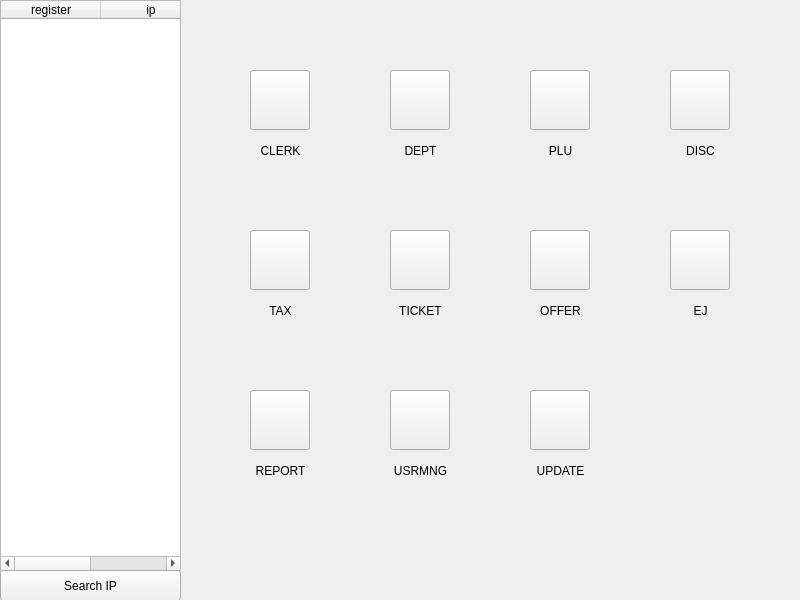
<?xml version="1.0" encoding="UTF-8"?>
<ui version="4.0">
 <class>ECRManIV_NET</class>
 <widget class="QWidget" name="ECRManIV_NET">
  <property name="geometry">
   <rect>
    <x>0</x>
    <y>0</y>
    <width>800</width>
    <height>600</height>
   </rect>
  </property>
  <property name="windowTitle">
   <string>ECRManIV_NET</string>
  </property>
  <widget class="QStackedWidget" name="stackedWidget">
   <property name="geometry">
    <rect>
     <x>200</x>
     <y>0</y>
     <width>601</width>
     <height>601</height>
    </rect>
   </property>
   <property name="styleSheet">
    <string notr="true"/>
   </property>
   <widget class="QWidget" name="menu">
    <widget class="QPushButton" name="clerk">
     <property name="geometry">
      <rect>
       <x>50</x>
       <y>70</y>
       <width>60</width>
       <height>60</height>
      </rect>
     </property>
     <property name="styleSheet">
      <string notr="true">border-image: url(:/images/icons/clerk.png);</string>
     </property>
     <property name="text">
      <string/>
     </property>
     <property name="iconSize">
      <size>
       <width>48</width>
       <height>48</height>
      </size>
     </property>
    </widget>
    <widget class="QPushButton" name="dept">
     <property name="geometry">
      <rect>
       <x>190</x>
       <y>70</y>
       <width>60</width>
       <height>60</height>
      </rect>
     </property>
     <property name="styleSheet">
      <string notr="true">border-image: url(:/images/icons/dept.png);</string>
     </property>
     <property name="text">
      <string/>
     </property>
    </widget>
    <widget class="QPushButton" name="plu">
     <property name="geometry">
      <rect>
       <x>330</x>
       <y>70</y>
       <width>60</width>
       <height>60</height>
      </rect>
     </property>
     <property name="styleSheet">
      <string notr="true">border-image: url(:/images/icons/plu.png);</string>
     </property>
     <property name="text">
      <string/>
     </property>
    </widget>
    <widget class="QPushButton" name="disc">
     <property name="geometry">
      <rect>
       <x>470</x>
       <y>70</y>
       <width>60</width>
       <height>60</height>
      </rect>
     </property>
     <property name="styleSheet">
      <string notr="true">border-image: url(:/images/icons/disc.png);</string>
     </property>
     <property name="text">
      <string/>
     </property>
    </widget>
    <widget class="QPushButton" name="zport">
     <property name="geometry">
      <rect>
       <x>50</x>
       <y>390</y>
       <width>60</width>
       <height>60</height>
      </rect>
     </property>
     <property name="styleSheet">
      <string notr="true">border-image: url(:/images/icons/print.png);</string>
     </property>
     <property name="text">
      <string/>
     </property>
    </widget>
    <widget class="QLabel" name="label_clerk">
     <property name="geometry">
      <rect>
       <x>50</x>
       <y>140</y>
       <width>61</width>
       <height>21</height>
      </rect>
     </property>
     <property name="layoutDirection">
      <enum>Qt::LeftToRight</enum>
     </property>
     <property name="text">
      <string>CLERK</string>
     </property>
     <property name="alignment">
      <set>Qt::AlignCenter</set>
     </property>
     <property name="wordWrap">
      <bool>false</bool>
     </property>
    </widget>
    <widget class="QLabel" name="label_dept">
     <property name="geometry">
      <rect>
       <x>190</x>
       <y>140</y>
       <width>61</width>
       <height>21</height>
      </rect>
     </property>
     <property name="layoutDirection">
      <enum>Qt::LeftToRight</enum>
     </property>
     <property name="text">
      <string>DEPT</string>
     </property>
     <property name="alignment">
      <set>Qt::AlignCenter</set>
     </property>
     <property name="wordWrap">
      <bool>false</bool>
     </property>
    </widget>
    <widget class="QLabel" name="label_plu">
     <property name="geometry">
      <rect>
       <x>330</x>
       <y>140</y>
       <width>61</width>
       <height>21</height>
      </rect>
     </property>
     <property name="layoutDirection">
      <enum>Qt::LeftToRight</enum>
     </property>
     <property name="text">
      <string>PLU</string>
     </property>
     <property name="alignment">
      <set>Qt::AlignCenter</set>
     </property>
     <property name="wordWrap">
      <bool>false</bool>
     </property>
    </widget>
    <widget class="QLabel" name="label_disc">
     <property name="geometry">
      <rect>
       <x>470</x>
       <y>140</y>
       <width>61</width>
       <height>21</height>
      </rect>
     </property>
     <property name="layoutDirection">
      <enum>Qt::LeftToRight</enum>
     </property>
     <property name="text">
      <string>DISC</string>
     </property>
     <property name="alignment">
      <set>Qt::AlignCenter</set>
     </property>
     <property name="wordWrap">
      <bool>false</bool>
     </property>
    </widget>
    <widget class="QLabel" name="label_report">
     <property name="geometry">
      <rect>
       <x>50</x>
       <y>460</y>
       <width>61</width>
       <height>21</height>
      </rect>
     </property>
     <property name="layoutDirection">
      <enum>Qt::LeftToRight</enum>
     </property>
     <property name="text">
      <string>REPORT</string>
     </property>
     <property name="alignment">
      <set>Qt::AlignCenter</set>
     </property>
     <property name="wordWrap">
      <bool>false</bool>
     </property>
    </widget>
    <widget class="QPushButton" name="tax">
     <property name="geometry">
      <rect>
       <x>50</x>
       <y>230</y>
       <width>60</width>
       <height>60</height>
      </rect>
     </property>
     <property name="styleSheet">
      <string notr="true">border-image: url(:/images/icons/tax.png);</string>
     </property>
     <property name="text">
      <string/>
     </property>
    </widget>
    <widget class="QLabel" name="label_tax">
     <property name="geometry">
      <rect>
       <x>50</x>
       <y>300</y>
       <width>61</width>
       <height>21</height>
      </rect>
     </property>
     <property name="layoutDirection">
      <enum>Qt::LeftToRight</enum>
     </property>
     <property name="text">
      <string>TAX</string>
     </property>
     <property name="alignment">
      <set>Qt::AlignCenter</set>
     </property>
     <property name="wordWrap">
      <bool>false</bool>
     </property>
    </widget>
    <widget class="QPushButton" name="ticket">
     <property name="geometry">
      <rect>
       <x>190</x>
       <y>230</y>
       <width>60</width>
       <height>60</height>
      </rect>
     </property>
     <property name="styleSheet">
      <string notr="true">border-image: url(:/images/icons/tailer.png);</string>
     </property>
     <property name="text">
      <string/>
     </property>
    </widget>
    <widget class="QLabel" name="label_ticket">
     <property name="geometry">
      <rect>
       <x>190</x>
       <y>300</y>
       <width>61</width>
       <height>21</height>
      </rect>
     </property>
     <property name="layoutDirection">
      <enum>Qt::LeftToRight</enum>
     </property>
     <property name="text">
      <string>TICKET</string>
     </property>
     <property name="alignment">
      <set>Qt::AlignCenter</set>
     </property>
     <property name="wordWrap">
      <bool>false</bool>
     </property>
    </widget>
    <widget class="QPushButton" name="system">
     <property name="geometry">
      <rect>
       <x>330</x>
       <y>230</y>
       <width>60</width>
       <height>60</height>
      </rect>
     </property>
     <property name="styleSheet">
      <string notr="true">border-image: url(:/images/icons/totalRep.png);</string>
     </property>
     <property name="text">
      <string/>
     </property>
    </widget>
    <widget class="QLabel" name="label_offer">
     <property name="geometry">
      <rect>
       <x>330</x>
       <y>300</y>
       <width>61</width>
       <height>21</height>
      </rect>
     </property>
     <property name="layoutDirection">
      <enum>Qt::LeftToRight</enum>
     </property>
     <property name="text">
      <string>OFFER</string>
     </property>
     <property name="alignment">
      <set>Qt::AlignCenter</set>
     </property>
     <property name="wordWrap">
      <bool>false</bool>
     </property>
    </widget>
    <widget class="QPushButton" name="usrmng">
     <property name="geometry">
      <rect>
       <x>190</x>
       <y>390</y>
       <width>60</width>
       <height>60</height>
      </rect>
     </property>
     <property name="styleSheet">
      <string notr="true">border-image: url(:/images/icons/usrmng.png);</string>
     </property>
     <property name="text">
      <string/>
     </property>
    </widget>
    <widget class="QLabel" name="label_usrmng">
     <property name="geometry">
      <rect>
       <x>190</x>
       <y>460</y>
       <width>61</width>
       <height>21</height>
      </rect>
     </property>
     <property name="layoutDirection">
      <enum>Qt::LeftToRight</enum>
     </property>
     <property name="text">
      <string>USRMNG</string>
     </property>
     <property name="alignment">
      <set>Qt::AlignCenter</set>
     </property>
     <property name="wordWrap">
      <bool>false</bool>
     </property>
    </widget>
    <widget class="QLabel" name="label_flowbill">
     <property name="geometry">
      <rect>
       <x>470</x>
       <y>300</y>
       <width>61</width>
       <height>21</height>
      </rect>
     </property>
     <property name="layoutDirection">
      <enum>Qt::LeftToRight</enum>
     </property>
     <property name="text">
      <string>EJ</string>
     </property>
     <property name="alignment">
      <set>Qt::AlignCenter</set>
     </property>
     <property name="wordWrap">
      <bool>false</bool>
     </property>
    </widget>
    <widget class="QPushButton" name="flowbill">
     <property name="geometry">
      <rect>
       <x>470</x>
       <y>230</y>
       <width>60</width>
       <height>60</height>
      </rect>
     </property>
     <property name="styleSheet">
      <string notr="true">border-image: url(:/images/icons/flowbill.png);</string>
     </property>
     <property name="text">
      <string/>
     </property>
    </widget>
    <widget class="QLabel" name="label_update">
     <property name="geometry">
      <rect>
       <x>330</x>
       <y>460</y>
       <width>61</width>
       <height>21</height>
      </rect>
     </property>
     <property name="layoutDirection">
      <enum>Qt::LeftToRight</enum>
     </property>
     <property name="text">
      <string>UPDATE</string>
     </property>
     <property name="alignment">
      <set>Qt::AlignCenter</set>
     </property>
     <property name="wordWrap">
      <bool>false</bool>
     </property>
    </widget>
    <widget class="QPushButton" name="update">
     <property name="enabled">
      <bool>true</bool>
     </property>
     <property name="geometry">
      <rect>
       <x>330</x>
       <y>390</y>
       <width>60</width>
       <height>60</height>
      </rect>
     </property>
     <property name="styleSheet">
      <string notr="true">border-image: url(:/images/icons/update.png);</string>
     </property>
     <property name="text">
      <string/>
     </property>
    </widget>
   </widget>
  </widget>
  <widget class="QTableWidget" name="tableWidget_2">
   <property name="geometry">
    <rect>
     <x>0</x>
     <y>0</y>
     <width>181</width>
     <height>571</height>
    </rect>
   </property>
   <property name="minimumSize">
    <size>
     <width>0</width>
     <height>0</height>
    </size>
   </property>
   <attribute name="horizontalHeaderMinimumSectionSize">
    <number>90</number>
   </attribute>
   <column>
    <property name="text">
     <string>register</string>
    </property>
   </column>
   <column>
    <property name="text">
     <string>ip</string>
    </property>
   </column>
  </widget>
  <widget class="QPushButton" name="pushButton">
   <property name="geometry">
    <rect>
     <x>0</x>
     <y>570</y>
     <width>181</width>
     <height>31</height>
    </rect>
   </property>
   <property name="text">
    <string>Search IP</string>
   </property>
  </widget>
  <action name="actionADD">
   <property name="checkable">
    <bool>false</bool>
   </property>
   <property name="enabled">
    <bool>true</bool>
   </property>
   <property name="text">
    <string>ADD</string>
   </property>
  </action>
  <action name="actionDELETE">
   <property name="text">
    <string>DELETE</string>
   </property>
  </action>
  <action name="actionLOCAL">
   <property name="text">
    <string>set local ip</string>
   </property>
   <property name="toolTip">
    <string>LOCAL</string>
   </property>
  </action>
 </widget>
 <layoutdefault spacing="6" margin="11"/>
 <resources/>
 <connections/>
</ui>
